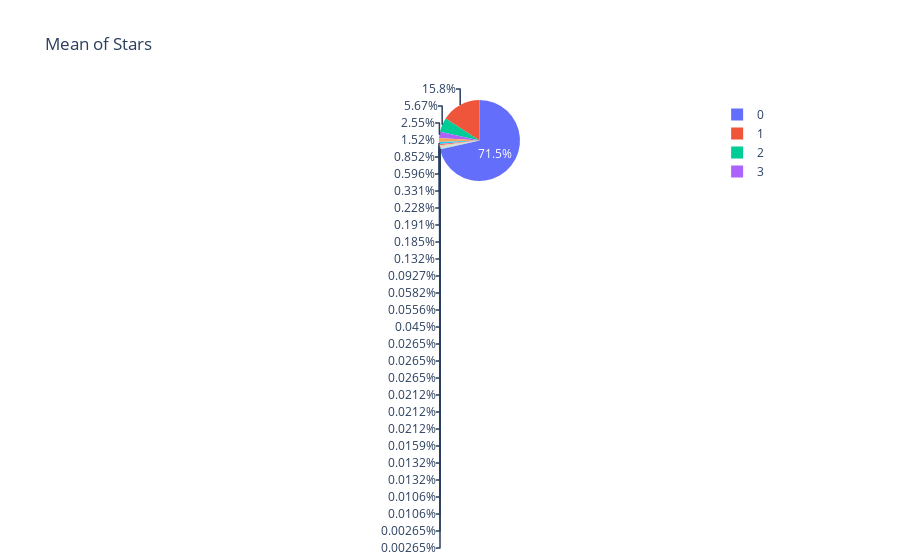

The code cell stored with this chart in its notebook:
### Markdown cell above
## ข้อ 12

### Code cell
df.groupby('useful').mean()

fig = px.pie(df, values='stars', names='funny', title='Mean of Stars')
fig.show()

### Figure 1 — Plotly figure (JSON) as saved in the notebook; plotly's stock layout.template omitted (floating-point values rounded to 4 significant figures; data arrays with more than 128 entries replaced by an {"elided": "..."} marker saying what was removed)
{"data": [{"domain": {"x": [0, 1], "y": [0, 1]}, "hovertemplate": "funny=%{label}<br>stars=%{value}<extra></extra>", "labels": {"elided": "10000 int values"}, "legendgroup": "", "name": "", "showlegend": true, "type": "pie", "values": {"elided": "10000 int values"}}], "layout": {"legend": {"tracegroupgap": 0}, "title": {"text": "Mean of Stars"}}}
